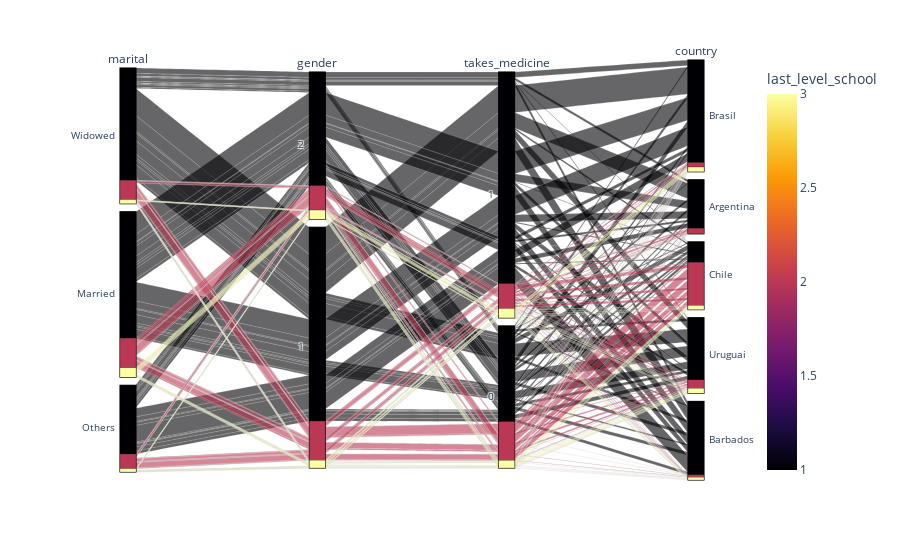

Notebook cell for this chart:
### Markdown cell above
#### Tamanho de pertencimento a grupos de categorias

### Code cell
df_categorico = ['marital','gender','takes_medicine','country']
fig = px.parallel_categories(df,dimensions = df_categorico,color="last_level_school", color_continuous_scale=px.colors.sequential.Inferno)
fig.show()

### Figure 1 — Plotly figure (JSON) as saved in the notebook; plotly's stock layout.template omitted (floating-point values rounded to 4 significant figures; data arrays with more than 128 entries replaced by an {"elided": "..."} marker saying what was removed)
{"data": [{"dimensions": [{"label": "marital", "values": {"elided": "7436 str values"}}, {"label": "gender", "values": {"elided": "7436 int values"}}, {"label": "takes_medicine", "values": {"elided": "7436 int values"}}, {"label": "country", "values": {"elided": "7436 str values"}}], "domain": {"x": [0, 1], "y": [0, 1]}, "line": {"color": {"elided": "7436 int values"}, "coloraxis": "coloraxis"}, "name": "", "type": "parcats"}], "layout": {"coloraxis": {"colorbar": {"title": {"text": "last_level_school"}}, "colorscale": [[0, "#000004"], [0.1111, "#1b0c41"], [0.2222, "#4a0c6b"], [0.3333, "#781c6d"], [0.4444, "#a52c60"], [0.5556, "#cf4446"], [0.6667, "#ed6925"], [0.7778, "#fb9b06"], [0.8889, "#f7d13d"], [1, "#fcffa4"]]}, "legend": {"tracegroupgap": 0}, "margin": {"t": 60}}}
